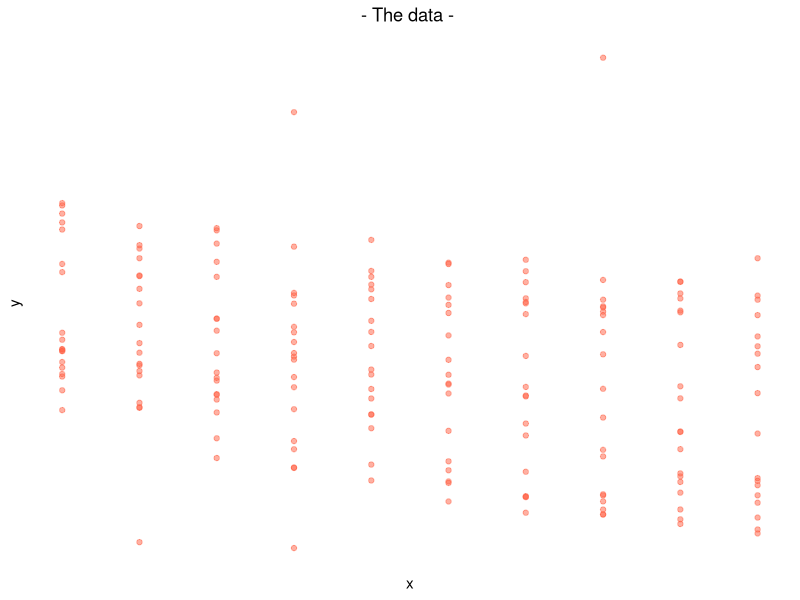
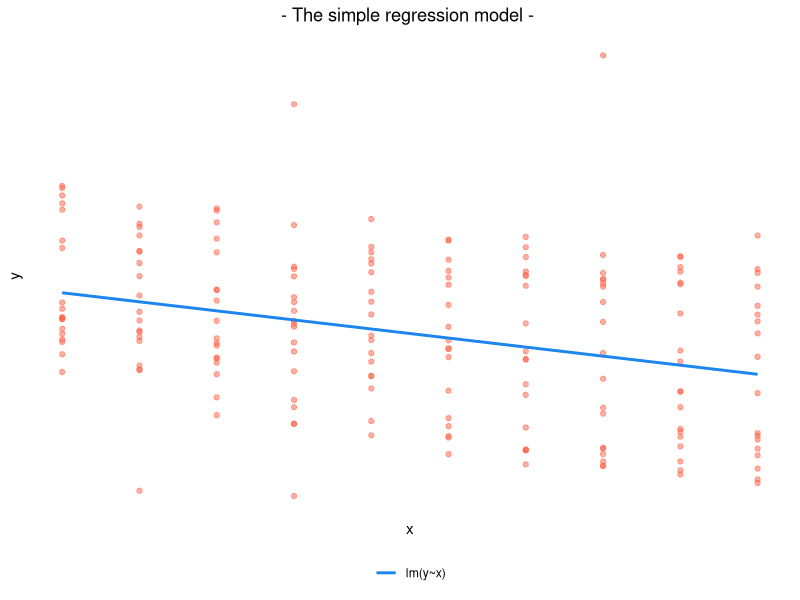
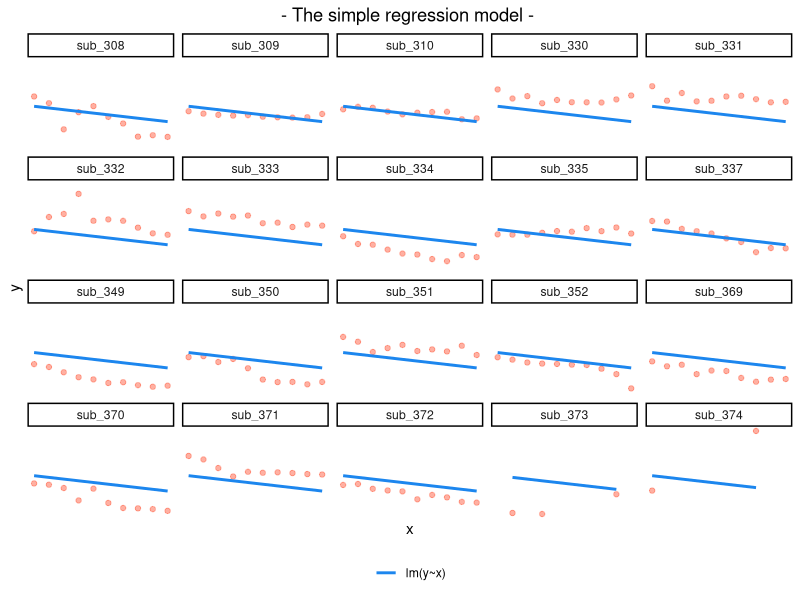
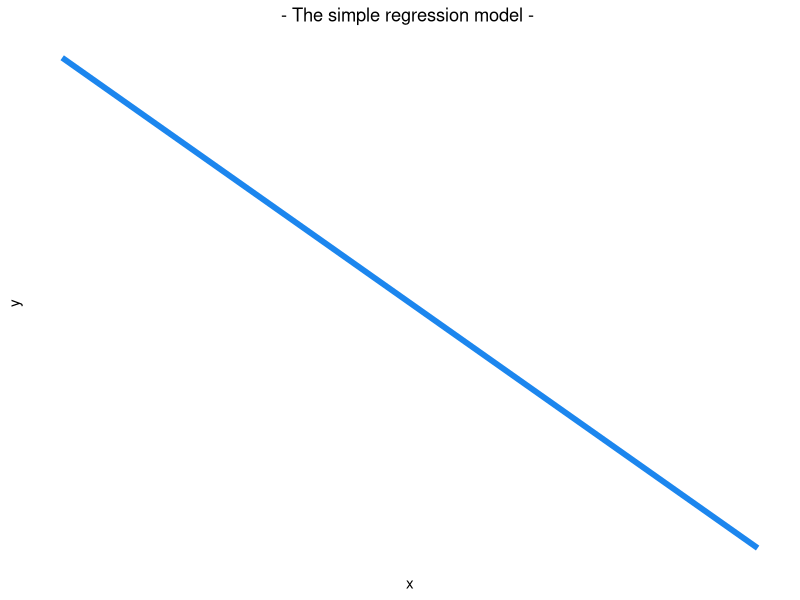
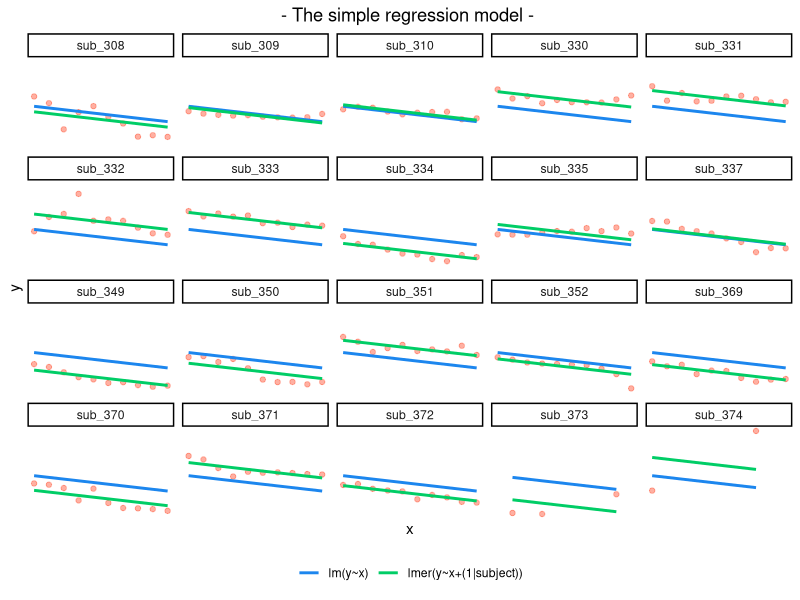
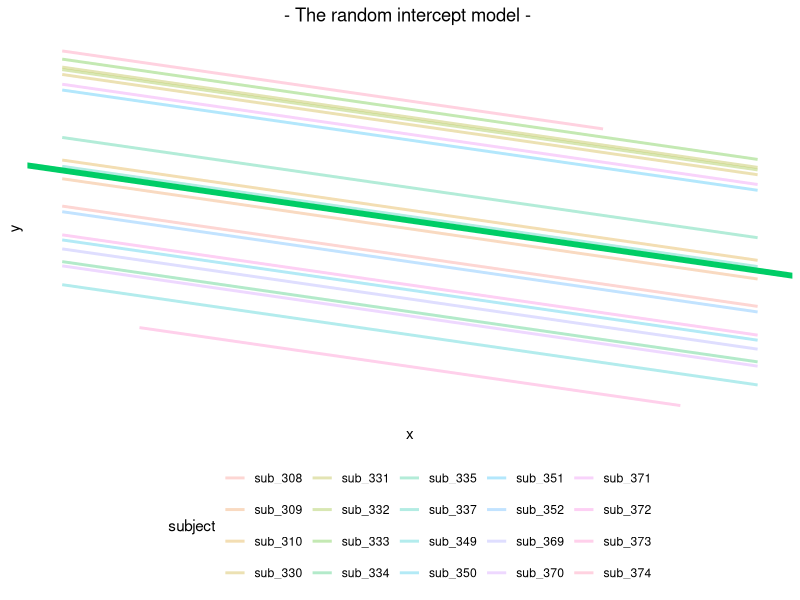
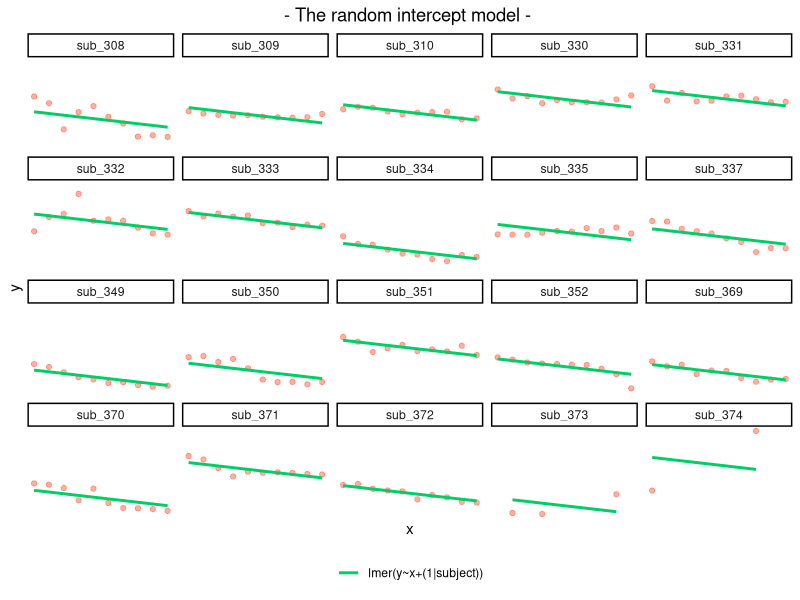
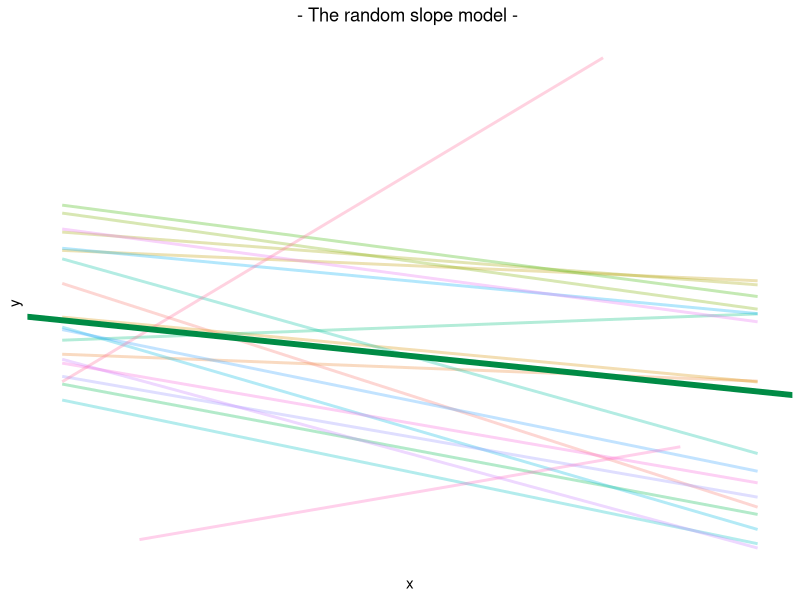

These charts were generated, in order, by the following R code:
require(lme4)
require(tidyverse)
dat<-read.csv("data/caff.csv")[,-1] %>%
  rename(outcome="reaction",x1="caffeine",group="coffee_drinker") %>%
  mutate(subject=paste0("sub_",subject))


mod1<-lm(outcome~x1,data=dat)
mod2<-lmer(outcome~x1+(1|subject),data=dat)
mod2pooled<-lm(outcome~x1+subject,data=dat)
mod3<-lmer(outcome~x1+(1+x1|subject),data=dat)

plot_data<-
  ggplot(dat, aes(x=x1,y=outcome))+
  geom_point(alpha=0.5,col="tomato1")+
  theme_classic()+
  theme(plot.title = element_text(hjust = 0.5))+
  scale_y_continuous(breaks=NULL)+scale_x_continuous(breaks=NULL)+
  labs(title="- The data - ", y="y", x="x")+
  NULL


plot_lm <-
  ggplot(dat, aes(x=x1,y=outcome))+
  geom_point(alpha=0.5,col="tomato1")+
  theme_classic()+
  theme(plot.title = element_text(hjust = 0.5),legend.position = "bottom")+
  scale_y_continuous(breaks=NULL)+scale_x_continuous(breaks=NULL)+
  labs(title="- The simple regression model - ", y="y", x="x")+
  geom_line(aes(y=fitted(mod1),col="lm(y~x)"),lwd=1)+
  scale_color_manual(NULL, breaks = c("lm(y~x)","lmer(y~x+(1|subject))",
                                      "lm(y~x+subject)","lmer(y~x+(1+x|subject))"),
                     values=c("lm(y~x)"="#1C86EE",
                              "lmer(y~x+(1|subject))"="#00CD66",
                              "lm(y~x+subject)"="#B000CF",
                              "lmer(y~x+(1+x|subject))"="#008B45"))+
  NULL

plot_lm_fac <-
  ggplot(dat, aes(x=x1,y=outcome))+
  facet_wrap(~subject)+
  geom_point(alpha=0.5,col="tomato1")+
  theme_classic()+
  theme(plot.title = element_text(hjust = 0.5),legend.position = "bottom")+
  scale_y_continuous(breaks=NULL)+scale_x_continuous(breaks=NULL)+
  labs(title="- The simple regression model - ", y="y", x="x")+
  geom_line(aes(y=fitted(mod1),col="lm(y~x)"),lwd=1)+
  scale_color_manual(NULL, breaks = c("lm(y~x)","lmer(y~x+(1|subject))",
                                      "lm(y~x+subject)","lmer(y~x+(1+x|subject))"),
                     values=c("lm(y~x)"="#1C86EE",
                              "lmer(y~x+(1|subject))"="#00CD66",
                              "lm(y~x+subject)"="#B000CF",
                              "lmer(y~x+(1+x|subject))"="#008B45"))+
  NULL

plot_ri_fac <-
  ggplot(dat, aes(x=x1,y=outcome))+
  facet_wrap(~subject)+
  geom_point(alpha=0.5,col="tomato1")+
  theme_classic()+
  theme(plot.title = element_text(hjust = 0.5),legend.position = "bottom")+
  scale_y_continuous(breaks=NULL)+scale_x_continuous(breaks=NULL)+
  labs(title="- The random intercept model - ", y="y", x="x")+
  geom_line(aes(y=fitted(mod2),col="lmer(y~x+(1|subject))"),lwd=1)+
  scale_color_manual(NULL, breaks = c("lm(y~x)","lmer(y~x+(1|subject))",
                                      "lm(y~x+subject)","lmer(y~x+(1+x|subject))"),
                     values=c("lm(y~x)"="#1C86EE",
                              "lmer(y~x+(1|subject))"="#00CD66",
                              "lm(y~x+subject)"="#B000CF",
                              "lmer(y~x+(1+x|subject))"="#008B45"))+
  NULL

plot_rs_fac <-
  ggplot(dat, aes(x=x1,y=outcome))+
  facet_wrap(~subject)+
  geom_point(alpha=0.5,col="tomato1")+
  theme_classic()+
  theme(plot.title = element_text(hjust = 0.5),legend.position = "bottom")+
  scale_y_continuous(breaks=NULL)+scale_x_continuous(breaks=NULL)+
  labs(title="- The random slope model - ", y="y", x="x")+
  geom_line(aes(y=fitted(mod3), col="lmer(y~x+(1+x|subject))"),lwd=1)+
  scale_color_manual(NULL, breaks = c("lm(y~x)","lmer(y~x+(1|subject))",
                                      "lm(y~x+subject)","lmer(y~x+(1+x|subject))"),
                     values=c("lm(y~x)"="#1C86EE",
                              "lmer(y~x+(1|subject))"="#00CD66",
                              "lm(y~x+subject)"="#B000CF",
                              "lmer(y~x+(1+x|subject))"="#008B45"))+
  NULL


plot_lmvsri <-
  ggplot(dat, aes(x=x1,y=outcome))+
  facet_wrap(~subject)+
  geom_point(alpha=0.5,col="tomato1")+
  theme_classic()+
  theme(plot.title = element_text(hjust = 0.5),legend.position = "bottom")+
  scale_y_continuous(breaks=NULL)+scale_x_continuous(breaks=NULL)+
  labs(title="- The simple regression model - ", y="y", x="x")+
  geom_line(aes(y=fitted(mod1),col="lm(y~x)"),lwd=1)+
  geom_line(aes(y=fitted(mod2),col="lmer(y~x+(1|subject))"),lwd=1)+
  scale_color_manual(NULL, breaks = c("lm(y~x)","lmer(y~x+(1|subject))",
                                      "lm(y~x+subject)","lmer(y~x+(1+x|subject))"),
                     values=c("lm(y~x)"="#1C86EE",
                              "lmer(y~x+(1|subject))"="#00CD66",
                              "lm(y~x+subject)"="#B000CF",
                              "lmer(y~x+(1+x|subject))"="#008B45"))+
  NULL



plot_shrinkage <-
  dat %>% mutate(fit1=fitted(mod2pooled),fit2=fitted(mod2)) %>%
  filter(str_detect(subject,"352|369|373|374")) %>%
  ggplot(., aes(x=x1,y=outcome))+
  facet_wrap(~subject)+
  geom_point(alpha=0.5,col="tomato1")+
  theme_classic()+
  theme(plot.title = element_text(hjust = 0.5),legend.position = "bottom")+
  scale_y_continuous(breaks=NULL)+scale_x_continuous(breaks=NULL)+
  labs(y="y", x="x")+
  geom_line(aes(y=fit1, color="lm(y~x+subject)"), lwd=1)+
  geom_line(aes(y=fit2, color="lmer(y~x+(1|subject))"),lwd=1)+
  scale_color_manual(NULL, breaks = c("lm(y~x)","lmer(y~x+(1|subject))",
                                      "lm(y~x+subject)","lmer(y~x+(1+x|subject))"),
                     values=c("lm(y~x)"="#1C86EE",
                              "lmer(y~x+(1|subject))"="#00CD66",
                              "lm(y~x+subject)"="#B000CF",
                              "lmer(y~x+(1+x|subject))"="#008B45"))+
  NULL

plot_lm2 <-
  ggplot(dat, aes(x=x1,y=outcome))+
  theme_classic()+
  theme(plot.title = element_text(hjust = 0.5),legend.position = "bottom")+
  scale_y_continuous(breaks=NULL)+scale_x_continuous(breaks=NULL)+
  labs(title="- The simple regression model - ", y="y", x="x")+
  geom_line(aes(y=fitted(mod1)),col="#1C86EE",lwd=2)+
  theme(legend.position = "none")+
  NULL

plot_ri <-
  ggplot(dat, aes(x=x1,y=outcome))+
  theme_classic()+
  theme(plot.title = element_text(hjust = 0.5),legend.position = "bottom")+
  scale_y_continuous(breaks=NULL)+scale_x_continuous(breaks=NULL)+
  labs(title="- The random intercept model - ", y="y", x="x")+
  geom_line(aes(y=fitted(mod2), group=subject, col=subject),alpha=0.3,lwd=1)+
  geom_abline(intercept=fixef(mod2)[1],slope=fixef(mod2)[2],lwd=2,col="#00CD66")+
  NULL


plot_rs <-
  ggplot(dat, aes(x=x1,y=outcome))+
  theme_classic()+
  theme(plot.title = element_text(hjust = 0.5),legend.position = "none")+
  scale_y_continuous(breaks=NULL)+scale_x_continuous(breaks=NULL)+
  labs(title="- The random slope model - ", y="y", x="x")+
  geom_line(aes(y=fitted(mod3),group=subject,col=subject),alpha=0.3,lwd=1)+
  geom_abline(intercept=fixef(mod3)[1],slope=fixef(mod3)[2],lwd=2, col="#008B45")+
  NULL


# require(patchwork)
# plot_data
# plot_lm
# plot_lm_fac
# plot_lm_fac + plot_ri_fac
# #plot_lmvsri
# plot_shrinkage
#
# plot_rs_fac
#
# plot_lm2 + plot_ri + plot_rs






########
# shufnest<-function(df, i){df %>% filter(!str_detect(subject,"373|374")) %>%
#     mutate(outcome=outcome+rnorm(n(),0,70)) %>%
#     separate(subject,c("sub","sn"),sep="_", convert=TRUE) %>%
#     mutate(subject = paste0("sub_",sn+({{i}}*100))) %>%
#     select(-sub,-sn) %>%
#     mutate(grouping = paste0("group_",{{i}}))
#     }
# shufcross<-function(df, i){df %>% filter(!str_detect(subject,"373|374")) %>%
#     mutate(outcome=outcome+rnorm(n(),0,70)) %>%
#     mutate(grouping = paste0("group_",{{i}}))
# }
#
# nested<-map_dfr(1:3, ~shufnest(dat, .))
#
# crossed<-map_dfr(1:3, ~shufcross(dat, .))
#
# ggplot(nested, aes(x=x1,y=outcome))+
#   geom_point(alpha=0.5,aes(col=subject))+
#   geom_path(alpha=0.5,aes(col=subject))+
#   theme_classic()+
#   theme(plot.title = element_text(hjust = 0.5))+
#   scale_y_continuous(breaks=NULL)+scale_x_continuous(breaks=NULL)+
#   labs(title="- The data - ", y="y", x="x")+
#   facet_wrap(~grouping)+
#   NULL
#
# ggplot(crossed, aes(x=x1,y=outcome))+
#   geom_point(alpha=0.5,aes(col=subject))+
#   geom_path(alpha=0.5,aes(col=subject))+
#   theme_classic()+
#   theme(plot.title = element_text(hjust = 0.5))+
#   scale_y_continuous(breaks=NULL)+scale_x_continuous(breaks=NULL)+
#   labs(title="- The data - ", y="y", x="x")+
#   facet_wrap(~grouping)+
#   NULL


rescov <- function(model, data) {
  var.d <- crossprod(getME(model,"Lambdat"))
  Zt <- getME(model,"Zt")
  vr <- sigma(model)^2
  var.b <- vr*(t(Zt) %*% var.d %*% Zt)
  sI <- vr * Diagonal(nrow(data))
  var.y <- var.b + sI
  invisible(var.y)
}

